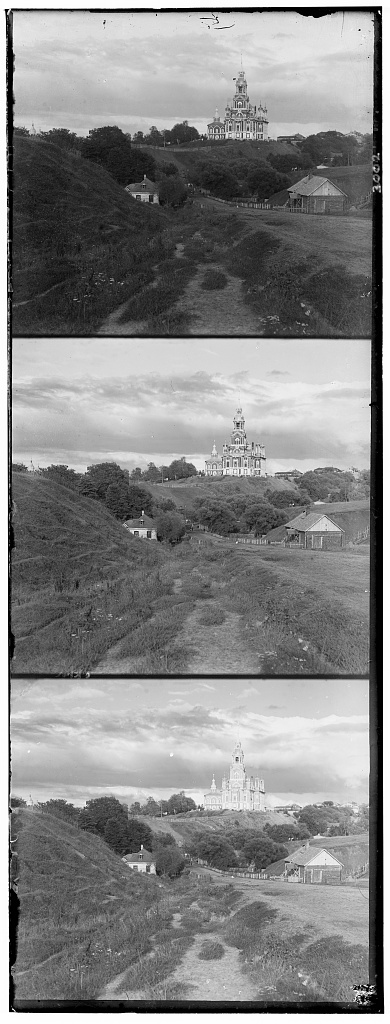
#> input picture proj1/images/cathedral.jpg, 390 x 1024 px
$ jupyter execute rbg.ipynb   (older library calls are emulated)
#> lines starting #> are read from the running program, lines starting #| are printed output that depends on the picture
# Image of the Russian Empire

[cell 1]
import numpy as np
import matplotlib.pyplot as plt
import cv2

[cell 2]
imname = 'images/cathedral.jpg'

img = cv2.imread(imname)
#> img is the input picture: shape (1024, 390, 3); min 0, max 255, mean 133.7

plt.imshow(img)

[cell 3]
img.shape
#> Out = (1024, 390, 3)

## Slice Images

[cell 4]
slice = int(1024/3)

slice

[cell 5]
img_b = img[:slice, :, :]
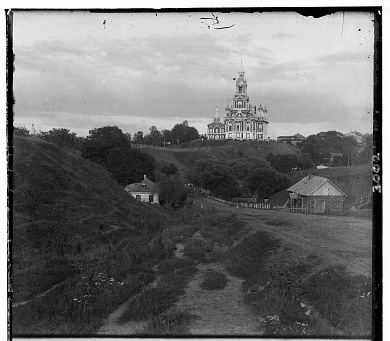
#> img_b: shape (341, 390, 3); min 0, max 255, mean 114

plt.imshow(img_b)

[cell 6]
img_g = img[slice:2*slice, :, :]
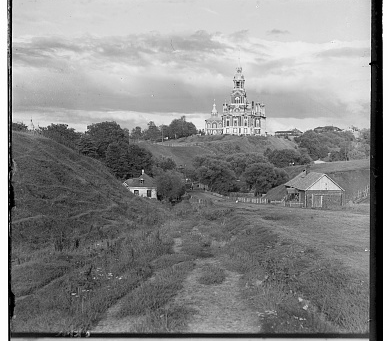
#> img_g: shape (341, 390, 3); min 0, max 255, mean 137.7

plt.imshow(img_g)

[cell 7]
img_r = img[2*slice:, :, :]
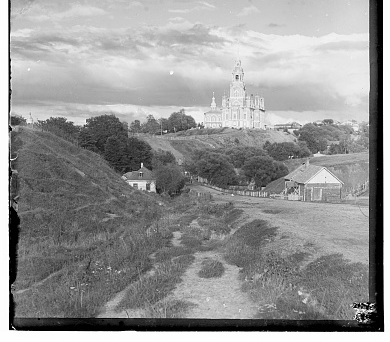
#> img_r: shape (342, 390, 3); min 0, max 255, mean 149.4

plt.imshow(img_r)

[cell 8]
img_r.shape

img_r = img_r[:341, :, :]
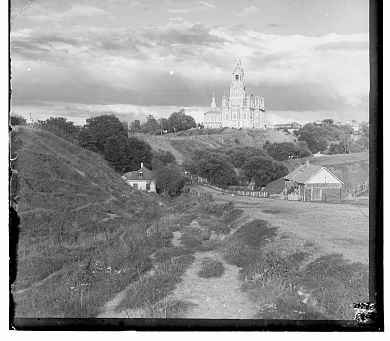
#> img_r: shape (341, 390, 3); min 0, max 255, mean 149

img_r.shape
#> Out = (341, 390, 3)

[cell 9]
print(img_b.shape)
#| (341, 390, 3)
print(img_g.shape)
#| (341, 390, 3)
print(img_r.shape)
#| (341, 390, 3)

[cell 10]
plt.imshow(img_r)

[cell 11]
plt.imshow(img_r[:, :, 0], cmap='gray')
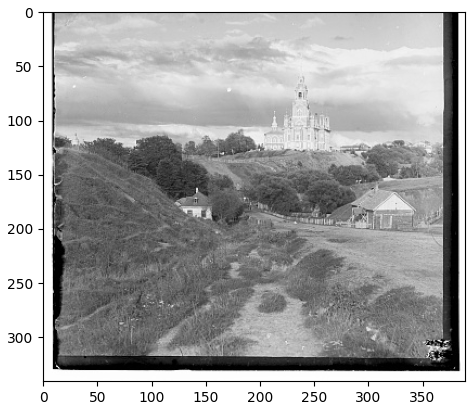
#> figure drawn by matplotlib, 1 panel

[cell 12]
plt.imshow(img_r[:, :, 1], cmap='gray')

[cell 13]
plt.imshow(img_r[:, :, 2], cmap='gray')

### Next Steps:
1. Align Images
2. Stack Images

## Scale down Images (H, W, 3) -> (H, W)

[cell 14]
img_b_1 = img_b[:, :, 0]
img_g_1 = img_g[:, :, 0]
img_r_1 = img_r[:, :, 0]


print(img_b_1.shape)
#| (341, 390)
print(img_g_1.shape)
#| (341, 390)
print(img_r_1.shape)
#| (341, 390)

## Align Images

[cell 15]
def align_images(base_img, img_to_align, search_range=15):
#> called with search_range = 15
    best_score = float('inf')
    best_disp = (0, 0)

    for dy in range(-search_range, search_range + 1):
        for dx in range(-search_range, search_range + 1):
            shifted = np.roll(np.roll(img_to_align, dy, axis=0), dx, axis=1)
            score = np.sum((base_img - shifted)**2)
            if score < best_score:
                best_score = score
                best_disp = (dy, dx)
#> after the loop, best_disp = (3, 0); best_score = 12312948

    aligned = np.roll(np.roll(img_to_align, best_disp[0], axis=0),
                      best_disp[1], axis=1)
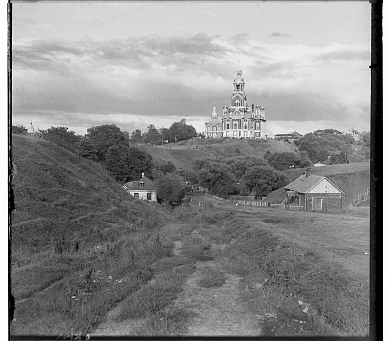
#> aligned: shape (341, 390); min 0, max 255, mean 137.7
    return best_disp, aligned

## Stack Images

[cell 16]
g_disp, img_g_aligned = align_images(img_b_1, img_g_1)
#> g_disp = (3, 0)
r_disp, img_r_aligned = align_images(img_b_1, img_r_1)
#> call 2 of align_images, with search_range = 15
#> after the loop in align_images (call 2), `for dy in range(-search_range, search_range + 1):`: best_disp = (8, -1); best_score = 12780591
#> in align_images (call 2), `aligned = np.roll(np.roll(img_to_align, best_disp[0], axis=0), best_di..`:
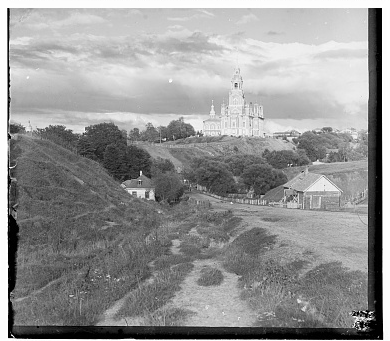
#> aligned: shape (341, 390); min 0, max 255, mean 149
#> r_disp = (8, -1)

print("G shift (dy, dx):", g_disp)
#| G shift (dy, dx): (3, 0)
print("R shift (dy, dx):", r_disp)
#| R shift (dy, dx): (8, -1)

# Stack into RGB color image
aligned_color = np.dstack([img_r_aligned, img_g_aligned, img_b_1])
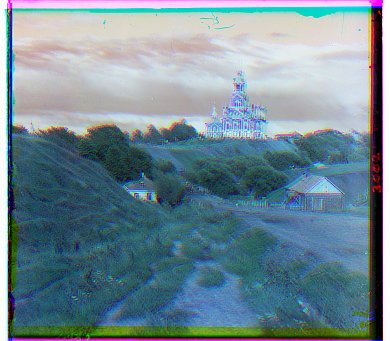
#> aligned_color: shape (341, 390, 3); mean of channels 0, 1, 2 149, 137.7, 114; drawn as B, G, R

import matplotlib.pyplot as plt
plt.imshow(aligned_color)
plt.axis('off')
plt.show()

$ run again, with proj1/images/monastery.jpg copied over proj1/images/cathedral.jpg
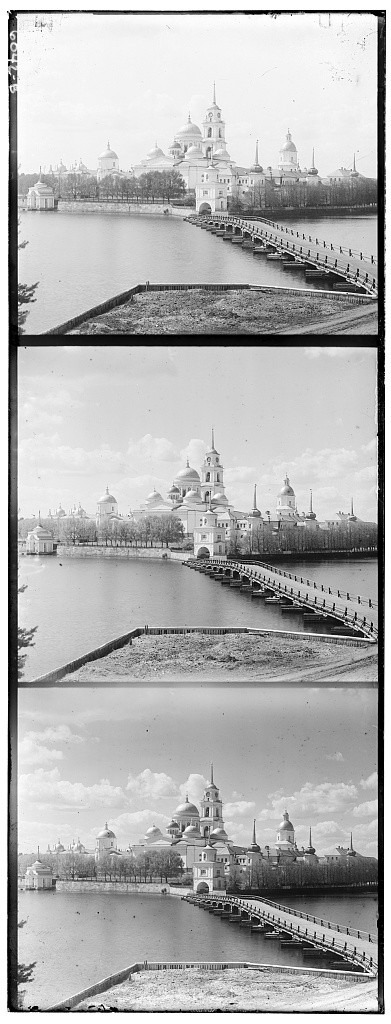
#> input picture proj1/images/monastery.jpg, 391 x 1024 px
#> img is the input picture: shape (1024, 391, 3); min 0, max 255, mean 177.7
#| (341, 391, 3)
#| (341, 391, 3)
#| (341, 391, 3)
#| (341, 391)
#| (341, 391)
#| (341, 391)
#> after the loop in align_images, `for dy in range(-search_range, search_range + 1):`: best_disp = (-3, 1); best_score = 13236911
#> g_disp = (-3, 1)
#> after the loop in align_images (call 2), `for dy in range(-search_range, search_range + 1):`: best_disp = (11, 1); best_score = 13599523
#> in align_images (call 2), `aligned = np.roll(np.roll(img_to_align, best_disp[0], axis=0), best_di..`:
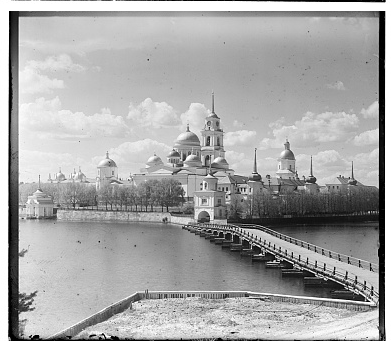
#> aligned: shape (341, 391); min 0, max 255, mean 167.3
#> r_disp = (11, 1)
#| G shift (dy, dx): (-3, 1)
#| R shift (dy, dx): (11, 1)
#> `aligned_color = np.dstack([img_r_aligned, img_g_aligned, img_b_1])`:
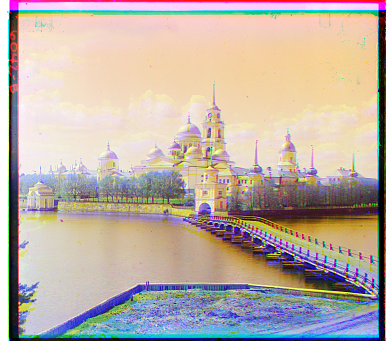
#> aligned_color: shape (341, 391, 3); mean of channels 0, 1, 2 167.3, 176.2, 189.2; drawn as B, G, R

$ run again, with proj1/images/tobolsk.jpg copied over proj1/images/cathedral.jpg
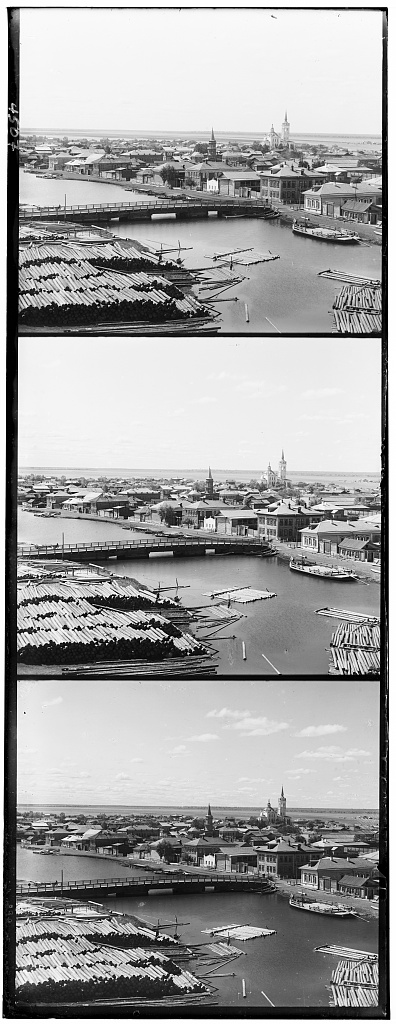
#> input picture proj1/images/tobolsk.jpg, 396 x 1024 px
#> img is the input picture: shape (1024, 396, 3); min 0, max 255, mean 161
#| (341, 396, 3)
#| (341, 396, 3)
#| (341, 396, 3)
#| (341, 396)
#| (341, 396)
#| (341, 396)
#> after the loop in align_images, `for dy in range(-search_range, search_range + 1):`: best_disp = (3, 2); best_score = 9873703
#> g_disp = (3, 2)
#> after the loop in align_images (call 2), `for dy in range(-search_range, search_range + 1):`: best_disp = (6, 3); best_score = 13825135
#> in align_images (call 2), `aligned = np.roll(np.roll(img_to_align, best_disp[0], axis=0), best_di..`:
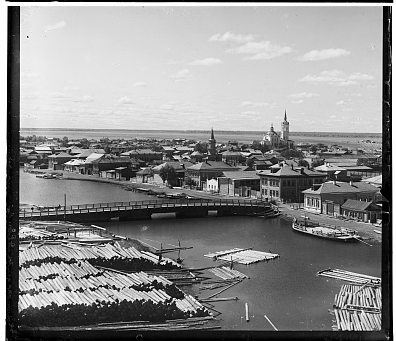
#> aligned: shape (341, 396); min 0, max 255, mean 140.7
#> r_disp = (6, 3)
#| G shift (dy, dx): (3, 2)
#| R shift (dy, dx): (6, 3)
#> `aligned_color = np.dstack([img_r_aligned, img_g_aligned, img_b_1])`:
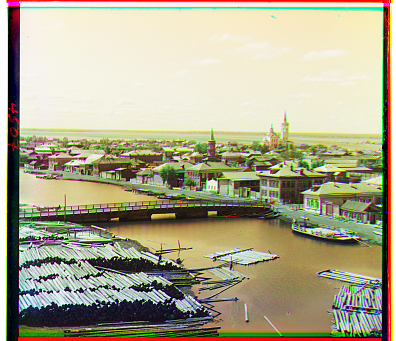
#> aligned_color: shape (341, 396, 3); mean of channels 0, 1, 2 140.7, 168.2, 173.8; drawn as B, G, R
